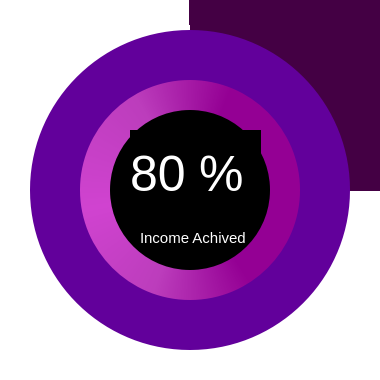
    <widget class="QFrame" name="frame_2">
     <property name="geometry">
      <rect>
       <x>910</x>
       <y>230</y>
       <width>380</width>
       <height>380</height>
      </rect>
     </property>
     <property name="styleSheet">
      <string notr="true">QFrame{
border-radius:190px;
background-color: qconicalgradient(cx:0.5, cy:0.5, angle:90, stop:0.749 rgba(85, 0, 255, 0), stop:0.75 rgb(68, 0, 68));
}</string>
     </property>
     <property name="frameShape">
      <enum>QFrame::NoFrame</enum>
     </property>
     <property name="frameShadow">
      <enum>QFrame::Raised</enum>
     </property>
     <widget class="QWidget" name="widget_2" native="true">
      <property name="geometry">
       <rect>
        <x>30</x>
        <y>30</y>
        <width>320</width>
        <height>320</height>
       </rect>
      </property>
      <property name="styleSheet">
       <string notr="true">background-color:rgb(98, 0, 155);
border-radius:160px</string>
      </property>
      <widget class="QWidget" name="widget_3" native="true">
       <property name="geometry">
        <rect>
         <x>50</x>
         <y>50</y>
         <width>220</width>
         <height>220</height>
        </rect>
       </property>
       <property name="styleSheet">
        <string notr="true">background-color:qconicalgradient(cx:0.5, cy:0.5, angle:0, stop:0.188383 rgba(148, 0, 148, 255), stop:0.333922 rgba(188, 61, 188, 255), stop:0.529042 rgba(208, 67, 208, 255), stop:0.694346 rgba(188, 61, 188, 255), stop:0.841444 rgba(148, 0, 148, 255));
border-radius:110px</string>
       </property>
       <widget class="QWidget" name="widget_4" native="true">
        <property name="geometry">
         <rect>
          <x>30</x>
          <y>30</y>
          <width>160</width>
          <height>160</height>
         </rect>
        </property>
        <property name="styleSheet">
         <string notr="true">background-color:black;
border-radius:80px</string>
        </property>
        <widget class="QWidget" name="horizontalLayoutWidget_3">
         <property name="geometry">
          <rect>
           <x>20</x>
           <y>20</y>
           <width>131</width>
           <height>87</height>
          </rect>
         </property>
         <layout class="QHBoxLayout" name="horizontalLayout_3">
          <item>
           <widget class="QLabel" name="Finential_statistic1_2">
            <property name="styleSheet">
             <string notr="true">color:white;
background-color: rgba(255, 255, 255, 0);
font: 50px;</string>
            </property>
            <property name="text">
             <string>80</string>
            </property>
            <property name="wordWrap">
             <bool>true</bool>
            </property>
           </widget>
          </item>
          <item>
           <widget class="QLabel" name="Finential_statistic1_3">
            <property name="styleSheet">
             <string notr="true">color:white;
font: 50px;
background-color:rgba(255, 255, 255, 0);</string>
            </property>
            <property name="text">
             <string>%</string>
            </property>
            <property name="wordWrap">
             <bool>true</bool>
            </property>
           </widget>
          </item>
         </layout>
        </widget>
        <widget class="QLabel" name="label_4">
         <property name="geometry">
          <rect>
           <x>30</x>
           <y>100</y>
           <width>111</width>
           <height>55</height>
          </rect>
         </property>
         <property name="styleSheet">
          <string notr="true">color:white;
font: 15px;
background-color:rgba(255, 255, 255, 0);</string>
         </property>
         <property name="text">
          <string>Income Achived</string>
         </property>
         <property name="wordWrap">
          <bool>false</bool>
         </property>
        </widget>
       </widget>
      </widget>
     </widget>
    </widget>
